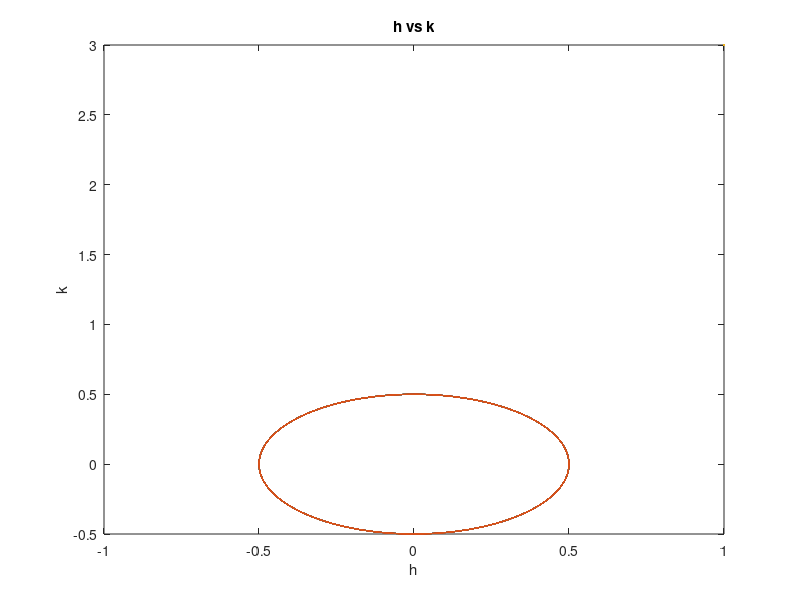
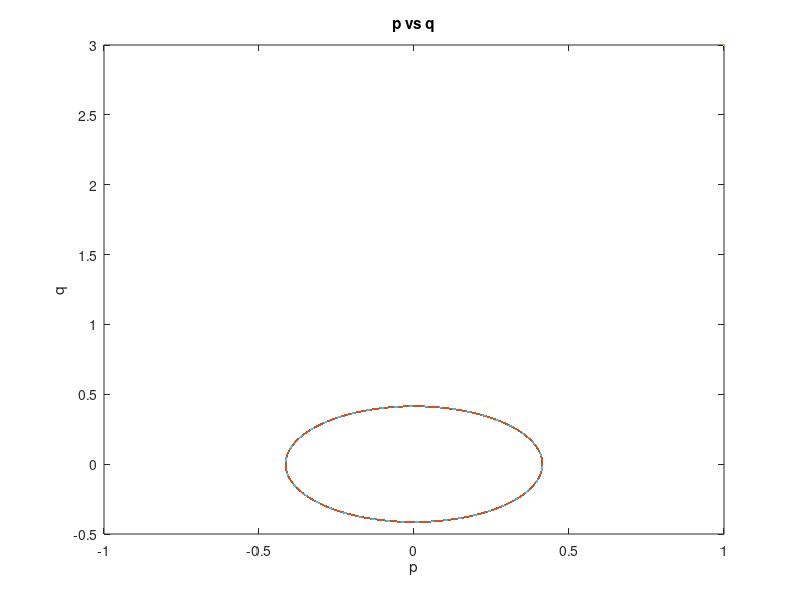

Reproduce these figures in MATLAB, in order.
function Bonus_question

clc
clear variables 

% a = linspace(1,10,10); 
% a_length = length(a); 

for j = 1:1:20 % this loop increases by 1 every iteration
               % j represents the semi-major axis

pi = 3.1416; % pi
mu = 1; % AU^3/TU^2, gravitational constant
%a = 1; % AU

n = sqrt(mu./(1.^3)); % mean motion
i =45.*(pi./180); % inclination angle 
e = 0.5; % eccentricity
w = 0.5; % rotating speed

% Given Orbital Elemens: 
L0 = n.*j.^2; % L initial
G0 = L0.*sqrt(1 - (e.^2)); % G initial
H0 = G0.*cos(i); % H initial 
g0 = 0; % g = w, initial 
MA0 = 0; % l = M, mean anomaly initial 
h0 = 0; % h = omega, initial 

T0 = 2.*pi.*sqrt((j.^3)./mu); % sec, initial period

% store initial orbital elements: 
coe0 = [L0 G0 H0 g0 MA0 h0 L0 G0 H0 g0 MA0 h0]; 


% Use ODE45 to integrate the Gauss variational equations (Equations
% 12.89) from t0 to tf:
t0 = 0; % sec, initial time
days = 100; % days of time evolution
tf = days;  % sec, final time
nout = 1000; %number of solution points to output for plotting purposes
tspan = linspace(t0, tf, nout); % time steps

options = odeset(...
 'reltol', 1.e-8, ... 
 'abstol', 1.e-8, ...
'initialstep', T0/1000);
y0 = coe0';
[t,y] = ode45(@rates, tspan, y0, options);

% Assign the time histories mnemonic variable names:
% Delaunay variables of the old Hamiltonina used in question 2: 
L = y(:,1);
G = y(:,2);
H = y(:,3);
g = y(:,4);
MA = y(:,5);
h = y(:,6);

% put the values into a vector 
L_v(:,j) = L; 
G_v(:,j) = G; 
H_v(:,j) = H; 
g_v(:,j) = g; 
MA_v(:,j) = MA; 
h_v(:,j) = h; 

% Delaunay variables of the new Hamiltonian afte the 
% Hori-Lie-Deprit was applied: 
L1 = y(:,7);
G1 = y(:,8);
H1 = y(:,9);
g1 = y(:,10);
MA1 = y(:,11);
h1 = y(:,12);

% put the values into a vector 
L1_v(:,j) = L1; 
G1_v(:,j) = G1; 
H1_v(:,j) = H1; 
g1_v(:,j) = g1; 
MA1_v(:,j) = MA1; 
h1_v(:,j) = h1; 

% new Delaunay variables (L',G',H',...): 
L1_p = L1 + w.*(L1.^3).*H1; 
G1_p = G1; 
H1_p = H1; 
MA1_p = MA1 - 3.*w.*(L1.^2).*H1.*MA1; 
g1_p = g1; 
h1_p = h1 - w.*(L1.^3).*MA1; 


%==========================================================
% equinoctial elements: h, k, p, and q 
%=====================================================

% h and k: 
he1 = e.*sin(g1_p + h1_p); 
he2 = e.*sin(g + h);
ke1 = e.*cos(g1_p + h1_p); 
ke2 = e.*cos(g + h); 

% put the values into vectors 
he1_v(:,j) = he1; 
he2_v(:,j) = he2; 
ke1_v(:,j) = ke1; 
ke2_v(:,j) = ke2;

% p and q 
pe1 = tan(i./2).*sin(h1_p); 
pe2 = tan(i./2).*sin(h); 
qe1 = tan(i./2).*cos(h1_p); 
qe2 = tan(i./2).*cos(h); 

% put the values into vectors 
pe1_v(:,j) = pe1; 
pe2_v(:,j) = pe2; 
qe1_v(:,j) = qe1; 
qe2_v(:,j) = qe2;

end % end of the loop 

%================================================================
% Plotting Delaunay variablies: 
%=============================================================
% figure
% plot(t,h_v(:,1)*(180./pi))
% for j = 2:1:20
%     hold on
%     plot(t,h_v(:,j))
% end
% hold on 
% plot(t,h1_v(:,1)*(180./pi),'--')
% for j = 2:1:20
%     hold on
%     plot(t,h1_v(:,j),'--')
% end
% title('Right Ascension (degrees)')
% xlabel('hours')
% ylabel('degrees')
% legend("Q2","Q1")
% grid on
% 
% figure
% plot(t,g_v(:,1)*(180./pi))
% for j = 2:1:20
%     hold on
%     plot(t,g_v(:,j))
% end
% hold on 
% plot(t,g1_v(:,1)*(190./pi),'--')
% for j = 2:1:20
%     hold on
%     plot(t,g1_v(:,j),'--')
% end
% title('Argument of Perigee (degrees)')
% xlabel('hours')
% ylabel('degrees')
% legend("Q2","Q1")
% grid on
% 
% figure
% plot(t,MA_v(:,1)*(180./pi))
% for j = 2:1:20
%     hold on
%     plot(t,MA_v(:,j))
% end
% hold on 
% plot(t,MA1_v(:,1)*(180./pi),'--')
% for j = 2:1:20
%     hold on
%     plot(t,MA1_v(:,j),'--')
% end
% title('Mean Anomaly')
% xlabel('hours')
% ylabel('')
% legend("Q2","Q1")
% grid on
% 
% figure
% plot(t,L_v(:,1))
% for j = 2:1:20
%     hold on
%     plot(t,L_v(:,j))
% end
% hold on 
% plot(t,L1_v,'--')
% for j = 2:1:20
%     hold on
%     plot(t,L1_v(:,j),'--')
% end
% title('L')
% xlabel('hours')
% ylabel('')
% legend("Q2","Q1")
% grid on
% 
% figure
% plot(t,G_v(:,1)*(180./pi))
% for j = 2:1:20
%     hold on
%     plot(t,G_v(:,j))
% end
% hold on 
% plot(t,G1_v(:,1)*(180./pi),'--')
% for j = 2:1:20
%     hold on
%     plot(t,G1_v(:,j),'--')
% end
% title('G')
% xlabel('hours')
% ylabel('')
% legend("Q2","Q1")
% grid on
% 
% figure
% plot(t,H_v(:,1)*(180./pi))
% for j = 2:1:20
%     hold on
%     plot(t,H_v(:,j))
% end
% hold on 
% plot(t,H1_v(:,1)*(180./pi),'--')
% for j = 2:1:20
%     hold on
%     plot(t,H1_v(:,j),'--')
% end
% title('H')
% xlabel('hours')
% ylabel('')
% legend("Q2","Q1")
% grid on

%=======================================================
% Plotting equinoctial elements : h vs q and p vs q
%=======================================================

% h vs k: 
figure 
plot(he1_v(:,1),ke1_v(:,1),LineWidth = 3)
for j = 2:1:20
    hold on
    plot(he1_v(:,j),ke1_v(:,j),'--',LineWidth = 3)
end
hold on 
plot(he2_v(:,1),ke2_v(:,1),LineWidth = 3)
for j = 2:1:20
    hold on
    plot(he2_v(:,j),ke2_v(:,j),'--',LineWidth = 3)
end
xlabel('h')
ylabel('k')
title('h vs k')

% p vs q: 
figure 
plot(pe1_v(:,1),qe1_v(:,1),LineWidth = 3)
for j = 2:1:20
    hold on
    plot(pe1_v(:,j),qe1_v(:,j),'--',LineWidth = 3)
end
hold on 
plot(pe2_v(:,1),qe2_v(:,1),LineWidth = 3)
for j = 2:1:20
    hold on
    plot(pe2_v(:,j),qe2_v(:,j),'--',LineWidth = 3)
end
xlabel('p')
ylabel('q')
title('p vs q')

% Subfunction:
%====================================================================
function dfdt = rates(~,f)
%w===================================================================
%
% This function calculates the time rates of the orbital elements
% from Gauss’s variational equations (Equations 12.89).
%-------------------------------------------------------------------------
% The orbital elements at time t:
% Delaunay variables of the old Hamiltonina: 
L = f(1);
G = f(2);
H = f(3);
g = f(4);
MA = f(5);
h = f(6);

Ldot = 0; 
Gdot = 0; 
Hdot = 0; 
gdot = 0; 
%MAdot = -1./(2.*L.^2); 
MAdot =  1./(L.^3); 
hdot = w; 

% Delaunay variables of the new Hamiltonian
L1 = f(7);
G1 = f(8);
H1 = f(9);
g1 = f(10);
MA1 = f(11);
h1 = f(12);

L1dot = 0; 
G1dot = 0; 
H1dot = 0; 
g1dot = 0; 
%MAdot = -1./(2.*L.^2); 
MA1dot = 1./(L.^3); 
h1dot = 0; 

% pass these rates back to ODE45 in the array dfdt:
dfdt = [Ldot Gdot Hdot gdot MAdot hdot L1dot G1dot H1dot g1dot MA1dot h1dot]';
end

end 

